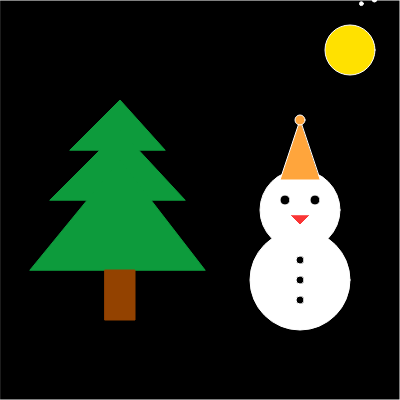
Frame 1 (no input)
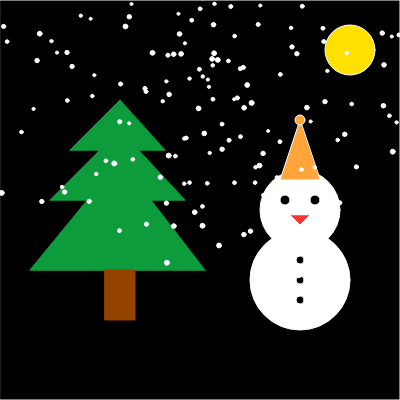
Frame 60 (no input)
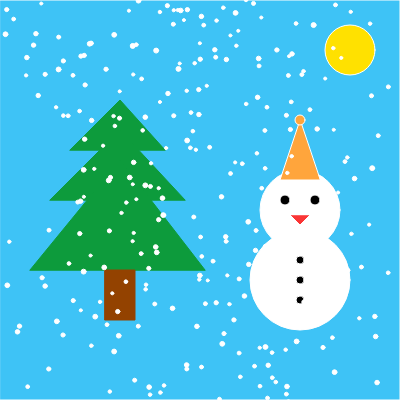
Frame 120 (the mouse pressed at the canvas centre since frame 60)

The p5.js sketch that drew these frames (run headless with seeded random() and noise() and a simulated clock; from frame 60 on, the mouse is pressed at the canvas centre):

// p5.js sketch
// ── sketch.js
let snowflakes = [];
function setup() {
  createCanvas(400, 400);
  fill(225);
}

function draw() {
  let t = frameCount / 60;

  for (let i = 0; i < random(5); i++) {
    snowflakes.push(new snowflake());
    background(0, 0, 128);

    if (mouseIsPressed == true) {
      fill(62, 195, 246);
    } else {
      fill(0);
    }
    rect(0, 0, 400, 400);
    //聖誕樹//
    fill(13, 155, 60);
    stroke(13, 155, 60);
    triangle(70, 150, 120, 100, 165, 150);
    fill(13, 155, 60);
    triangle(50, 200, 120, 130, 185, 200);
    fill(13, 155, 60);
    triangle(30, 270, 120, 160, 205, 270);
    fill(147, 66, 0);
    stroke(147, 66, 0);
    rect(105, 270, 30, 50);

    //雪人//
    fill(255);
    stroke(255);
    circle(300, 210, 80, 150);
    circle(300, 280, 100, 150);
    fill(0);
    circle(285, 200, 10, 150);
    circle(315, 200, 10, 150);
    fill(250, 53, 53);
    triangle(310, 215, 300, 225, 290, 215);
    fill(255, 165, 60);
    stroke(255);
    triangle(300, 120, 280, 180, 320, 180);
    circle(300, 120, 10, 150);

    //月亮//
    fill(255, 225, 0);
    stroke(255);
    circle(350, 50, 50, 150);
    fill(0);
    circle(300, 300, 8, 150);
    circle(300, 280, 8, 150);
    circle(300, 260, 8, 150);
    fill(255);
  }

  for (let flake of snowflakes) {
    flake.update(t);
    flake.display();
  }
}

function snowflake() {
  this.posX = 1;
  this.posY = random(-40, 10);
  this.initialangle = random(0, 2 * PI);
  this.size = random(5, 3);

  this.radius = sqrt(random(pow(width / 2, 2)));

  this.update = function (time) {
    let w = 0.6;
    let angle = w * time + this.initialangle;
    this.posX = width / 2 + this.radius * cos(angle);

    this.posY += pow(this.size, 1);

    if (this.posY > height) {
      let index = snowflakes.indexOf(this);
      snowflakes.splice(index, 1);
    }
  };

  this.display = function () {
    ellipse(this.posX, this.posY, this.size);
  };
}
